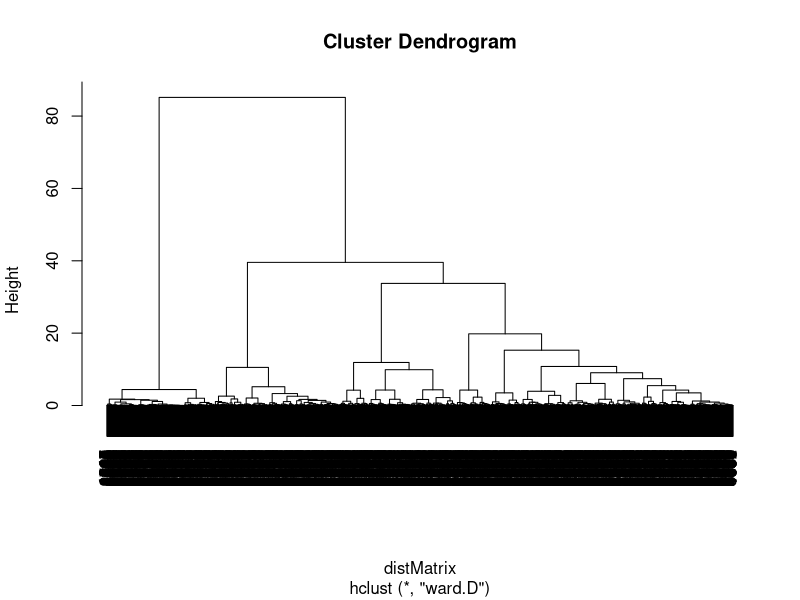
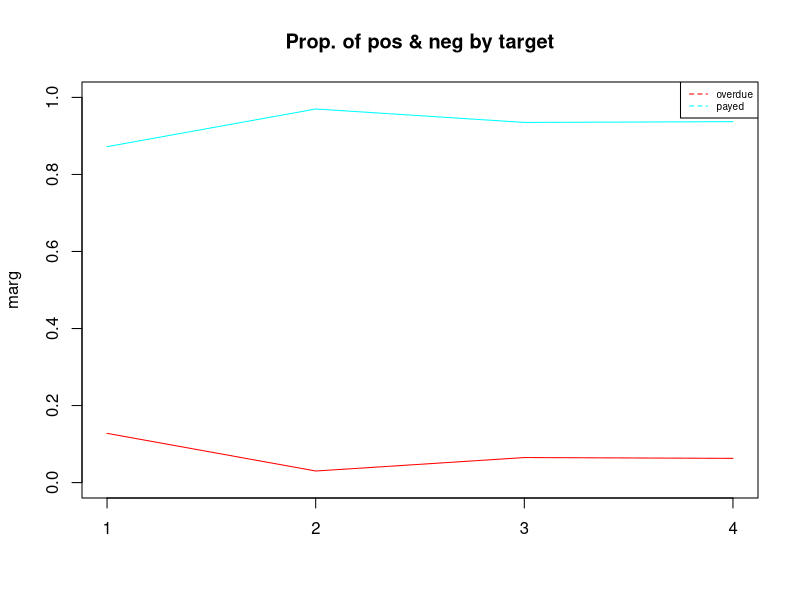
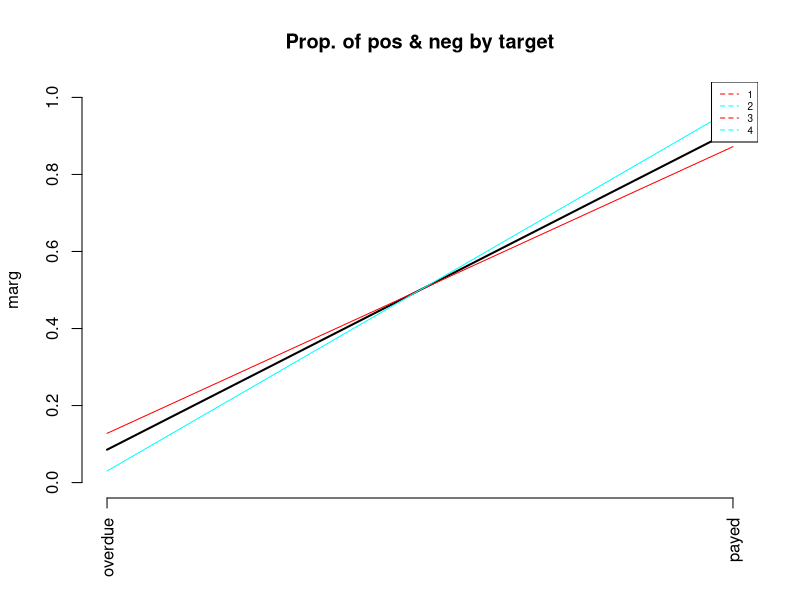
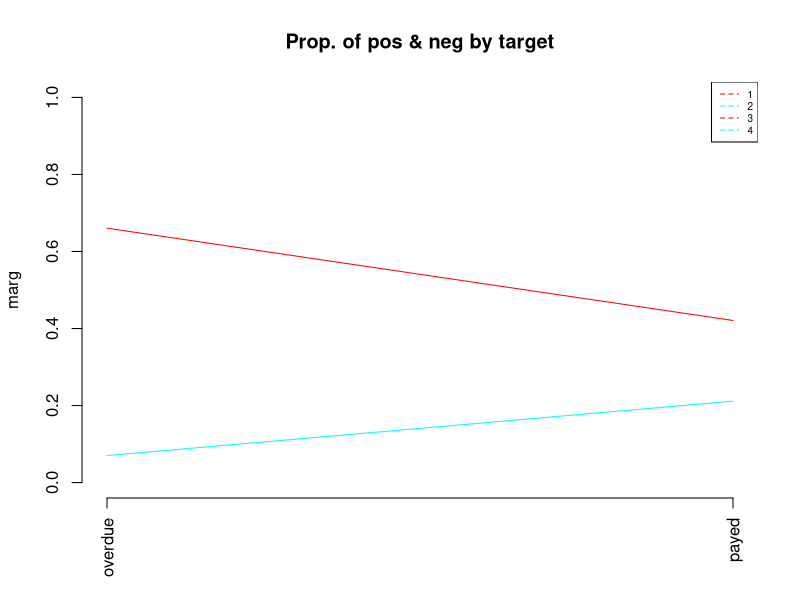
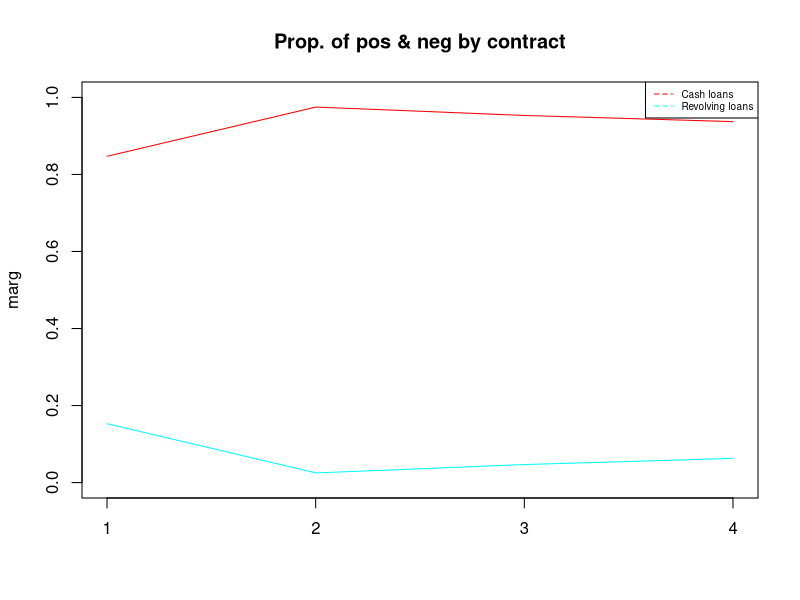
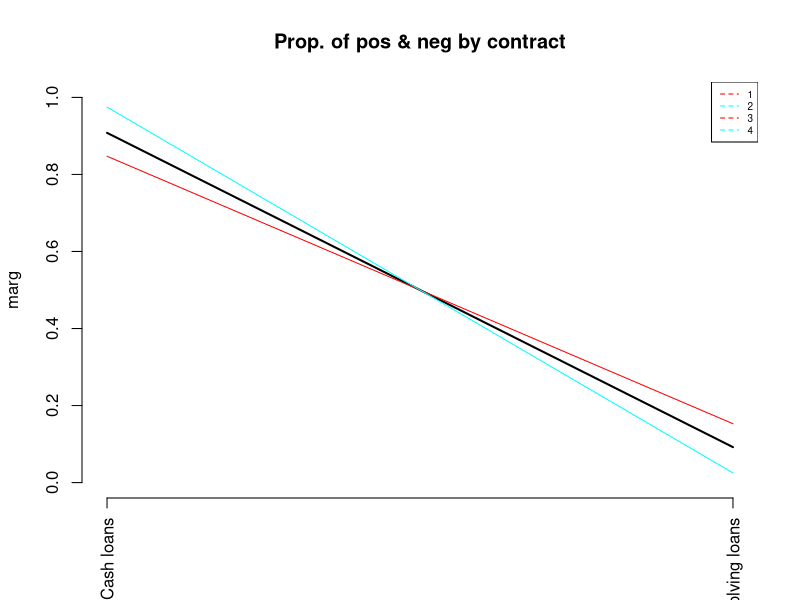
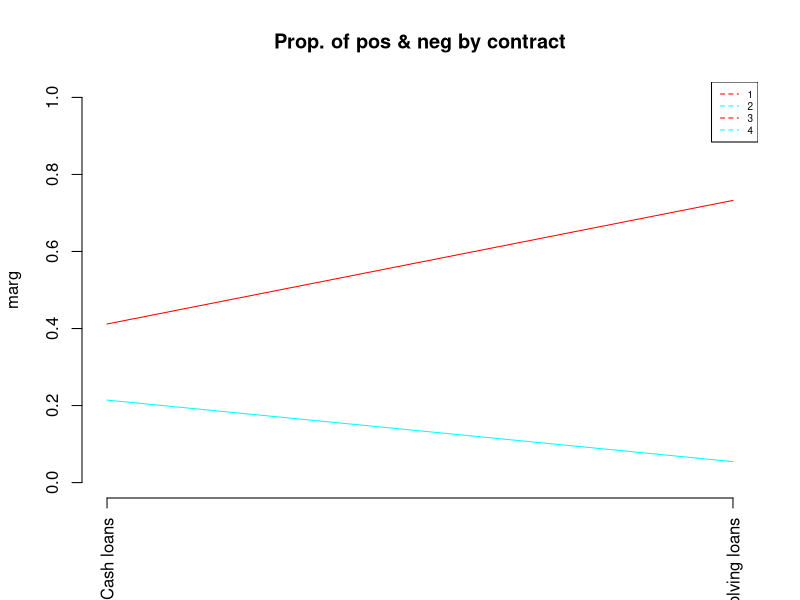
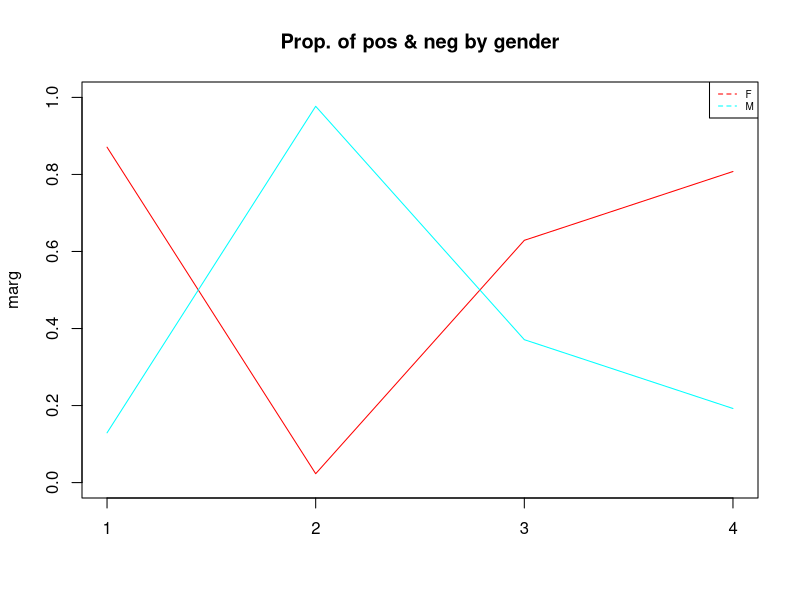

Source code (R) for these figures, in order:
## ---- chunk 1
# Clear plots
if(!is.null(dev.list())) dev.off()

# Clean workspace
rm(list=ls())

# Import library
library(cluster)
## ---- chunk 2
# Import data
dd <- read.csv("2.Bank_India_preprocessed_data.csv", sep=",",
               stringsAsFactors=TRUE)
# remove the id
dd$id <- NULL
class(dd)
# attach(dd)

actives<-c(1:19) # We have already removed the id variables
# gower distance
dissimMatrix <- daisy(dd[,actives], metric = "gower", stand=TRUE)

distMatrix<-dissimMatrix^2

set.seed(123)
h1 <- hclust(distMatrix,method="ward.D")  # NOTICE THE COST

# Plot the dendogram
plot(h1)
## ---- chunk 3
# Cut the tree with cluster equal to 4
c2 <- cutree(h1,4)
## ---- chunk 4
#Calcula els valor test de la variable Xnum per totes les modalitats del factor P
ValorTestXnum <- function(Xnum,P){
  #freq dis of fac
  nk <- as.vector(table(P)); 
  n <- sum(nk); 
  #mitjanes x grups
  xk <- tapply(Xnum,P,mean);
  #valors test
  txk <- (xk-mean(Xnum))/(sd(Xnum)*sqrt((n-nk)/(n*nk))); 
  #p-values
  pxk <- pt(txk,n-1,lower.tail=F);
  for(c in 1:length(levels(as.factor(P)))){if (pxk[c]>0.5){pxk[c]<-1-pxk[c]}}
  return (pxk)
}

ValorTestXquali <- function(P,Xquali){
  taula <- table(P,Xquali);
  n <- sum(taula); 
  pk <- apply(taula,1,sum)/n;
  pj <- apply(taula,2,sum)/n;
  pf <- taula/(n*pk);
  pjm <- matrix(data=pj,nrow=dim(pf)[1],ncol=dim(pf)[2], byrow=TRUE);      
  dpf <- pf - pjm; 
  dvt <- sqrt(((1-pk)/(n*pk))%*%t(pj*(1-pj))); 
  #i hi ha divisions iguals a 0 dona NA i no funciona
  zkj <- dpf
  zkj[dpf!=0]<-dpf[dpf!=0]/dvt[dpf!=0]; 
  pzkj <- pnorm(zkj,lower.tail=F);
  for(c in 1:length(levels(as.factor(P)))){for (s in 1:length(levels(Xquali))){if (pzkj[c,s]> 0.5){pzkj[c,s]<-1- pzkj[c,s]}}}
  return (list(rowpf=pf,vtest=zkj,pval=pzkj))
}

dades<-dd

K<-dim(dades)[2]


#P must contain the class variable
#P<-dd[,3]
P<-c2 #P CONTAINS THE NUMBER OF CUTS WE DO ON THE TREE

nc <-length(levels(factor(P)))
nc
pvalk <- matrix(data=0,nrow=nc,ncol=K, dimnames=list(levels(P),names(dades)))
nameP<-"Class"
n <- dim(dades)[1]

## ---- chunk 5
for(k in 1:K){
  if (is.numeric(dades[,k])){ 
      print(paste("Anàlisi per classes de la Variable:", names(dades)[k]))

      boxplot(dades[,k]~P, main=paste("Boxplot of", names(dades)[k], "vs", nameP ), horizontal=TRUE)
      
      barplot(tapply(dades[[k]], P, mean),main=paste("Means of", names(dades)[k], "by", nameP ))
      abline(h=mean(dades[[k]]))
      legend(0,mean(dades[[k]]),"global mean",bty="n")
      print("Estadístics per groups:")
      for(s in levels(as.factor(P))) {print(summary(dades[P==s,k]))}
      o<-oneway.test(dades[,k]~P)
      print(paste("p-valueANOVA:", o$p.value))
      kw<-kruskal.test(dades[,k]~P)
      print(paste("p-value Kruskal-Wallis:", kw$p.value))
      pvalk[,k]<-ValorTestXnum(dades[,k], P)
      print("p-values ValorsTest: ")
      print(pvalk[,k])      
      }else{
        if(class(dd[,k])=="Date"){
          print(summary(dd[,k]))
          print(sd(dd[,k]))
          #decide breaks: weeks, months, quarters...
          hist(dd[,k],breaks="weeks")
        }else{
          #qualitatives
      print(paste("Variable", names(dades)[k]))
      table<-table(P, dades[,k])
   #   print("Cross-table")
   #   print(table)
      rowperc<-prop.table(table,1)

   colperc<-prop.table(table,2)
   #  print("Distribucions condicionades a files")
   # print(rowperc)
   
   #ojo porque si la variable es true o false la identifica amb el tipus Logical i
   #aquest no te levels, por tanto, coertion preventiva
   
   dades[,k]<-as.factor(dades[,k])
   
   
   marg <- table(as.factor(P))/n
   print(append("Categories=",levels(as.factor(dades[,k]))))

   #from next plots, select one of them according to your practical case
   #plot(marg,type="l",ylim=c(0,1),main=paste("Prop. of pos & neg by",names(dades)[k]))
   #paleta<-rainbow(length(levels(dades[,k])))
   #for(c in 1:length(levels(dades[,k]))){lines(colperc[,c],col=paleta[c]) }

   #with legend
   #plot(marg,type="l",ylim=c(0,1),main=paste("Prop. of pos & neg by",names(dades)[k]))
   #paleta<-rainbow(length(levels(dades[,k])))
   #for(c in 1:length(levels(dades[,k]))){lines(colperc[,c],col=paleta[c]) }
   #legend("topright", levels(dades[,k]), col=paleta, lty=2, cex=0.6)
   
   #condicionades a classes
   print(append("Categories=",levels(dades[,k])))
   #plot(marg,type="n",ylim=c(0,1),main=paste("Prop. of pos & neg by",names(dades)[k]))
   #paleta<-rainbow(length(levels(dades[,k])))
   #for(c in 1:length(levels(dades[,k]))){lines(rowperc[,c],col=paleta[c]) }
   
   #with legend
   plot(marg,type="n",ylim=c(0,1),main=paste("Prop. of pos & neg by",names(dades)[k]))
   paleta<-rainbow(length(levels(dades[,k])))
   for(c in 1:length(levels(dades[,k]))){lines(rowperc[,c],col=paleta[c]) }
   legend("topright", levels(dades[,k]), col=paleta, lty=2, cex=0.6)
   
   #amb variable en eix d'abcisses
   marg <-table(dades[,k])/n
      print(append("Categories=",levels(dades[,k])))
      #plot(marg,type="l",ylim=c(0,1),main=paste("Prop. of pos & neg by",names(dades)[k]), las=3)
    #x<-plot(marg,type="l",ylim=c(0,1),main=paste("Prop. of pos & neg by",names(dades)[k]), xaxt="n")
   #text(x=x+.25, y=-1, adj=1, levels(CountryName), xpd=TRUE, srt=25, cex=0.7)
   #paleta<-rainbow(length(levels(as.factor(P))))
    #  for(c in 1:length(levels(as.factor(P)))){lines(rowperc[c,],col=paleta[c]) }

      #with legend
      plot(marg,type="l",ylim=c(0,1),main=paste("Prop. of pos & neg by",names(dades)[k]), las=3)
      for(c in 1:length(levels(as.factor(P)))){lines(rowperc[c,],col=paleta[c])}
      legend("topright", levels(as.factor(P)), col=paleta, lty=2, cex=0.6)
   
   #condicionades a columna 
   #plot(marg,type="n",ylim=c(0,1),main=paste("Prop. of pos & neg by",names(dades)[k]), las=3)
   #paleta<-rainbow(length(levels(as.factor(P))))
   #for(c in 1:length(levels(as.factor(P)))){lines(colperc[c,],col=paleta[c]) }
   
   #with legend
   plot(marg,type="n",ylim=c(0,1),main=paste("Prop. of pos & neg by",names(dades)[k]), las=3)
   for(c in 1:length(levels(as.factor(P)))){lines(colperc[c,],col=paleta[c])}
   legend("topright", levels(as.factor(P)), col=paleta, lty=2, cex=0.6)
   
      table<-table(dades[,k],P)
      print("Cross Table:")
      print(table)
      print("Distribucions condicionades a columnes:")
      print(colperc)

      #diagrames de barres apilades                                         
      
      paleta<-rainbow(length(levels(dades[,k])))
      #barplot(table(dades[,k], as.factor(P)), beside=FALSE,col=paleta )

      #barplot(table(dades[,k], as.factor(P)), beside=FALSE,col=paleta )
      #legend("topright",levels(as.factor(dades[,k])),pch=1,cex=0.5, col=paleta)
      
   #diagrames de barres adosades
      #barplot(table(dades[,k], as.factor(P)), beside=TRUE,col=paleta )

      #barplot(table(dades[,k], as.factor(P)), beside=TRUE,col=paleta)
      #legend("topright",levels(as.factor(dades[,k])),pch=1,cex=0.5, col=paleta)
   
      print("Test Chi quadrat: ")
      print(chisq.test(dades[,k], as.factor(P)))
   
      print("valorsTest:")
      print( ValorTestXquali(P,dades[,k]))
   #calcular els pvalues de les quali
   }
      }
}#endfor

#descriptors de les classes més significatius. Afegir info qualits
for (c in 1:length(levels(as.factor(P)))) {
  if(!is.na(levels(as.factor(P))[c])){
    print(paste("P.values per class:",levels(as.factor(P))[c]));
    print(sort(pvalk[c,]), digits=3) 
  }
}

#afegir la informacio de les modalitats de les qualitatives a la llista de pvalues i fer ordenacio global

#saving the dataframe in an external file
#write.table(dd, file = "credscoClean.csv", sep = ";", na = "NA", dec = ".", row.names = FALSE, col.names = TRUE)

